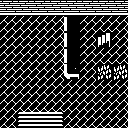

Rendered tile map (Tiled .tmx) drawn with the repository's tilesets; below, a short description and the full map source, tile grids included:
An orthogonal 8x8 tile map with 16x16 px tiles, 1 tile layer (Tile Layer 1).

<map version="1.10" tiledversion="1.10.2" orientation="orthogonal" renderorder="right-down" width="8" height="8" tilewidth="16" tileheight="16" infinite="0" nextlayerid="2" nextobjectid="1">
 <editorsettings>
  <export target="Level1_Red_House.csv" format="csv" />
 </editorsettings>
 <tileset firstgid="1" source="Tileset_16x16.tsx" />
 <layer id="1" name="Tile Layer 1" width="8" height="8">
  <data encoding="csv">
125,125,125,125,125,125,125,125,
127,127,127,127,99,127,127,127,
127,127,127,127,99,127,66,127,
127,127,127,127,99,127,127,127,
127,127,127,127,113,127,128,128,
127,127,127,127,127,127,127,127,
127,127,127,127,127,127,127,127,
127,3,4,5,127,127,127,127
</data>
 </layer>
</map>
